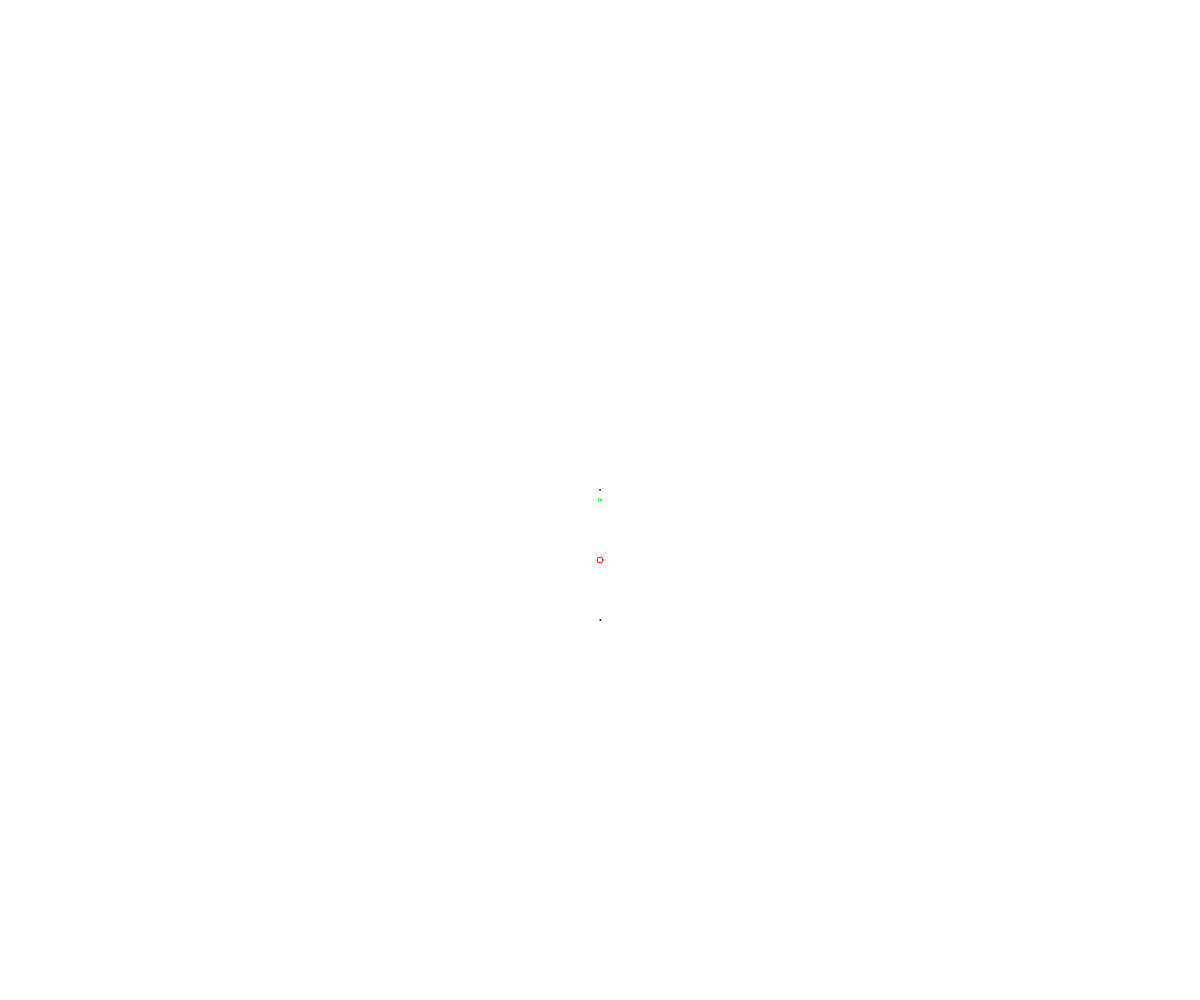
Frame 1 (no input)
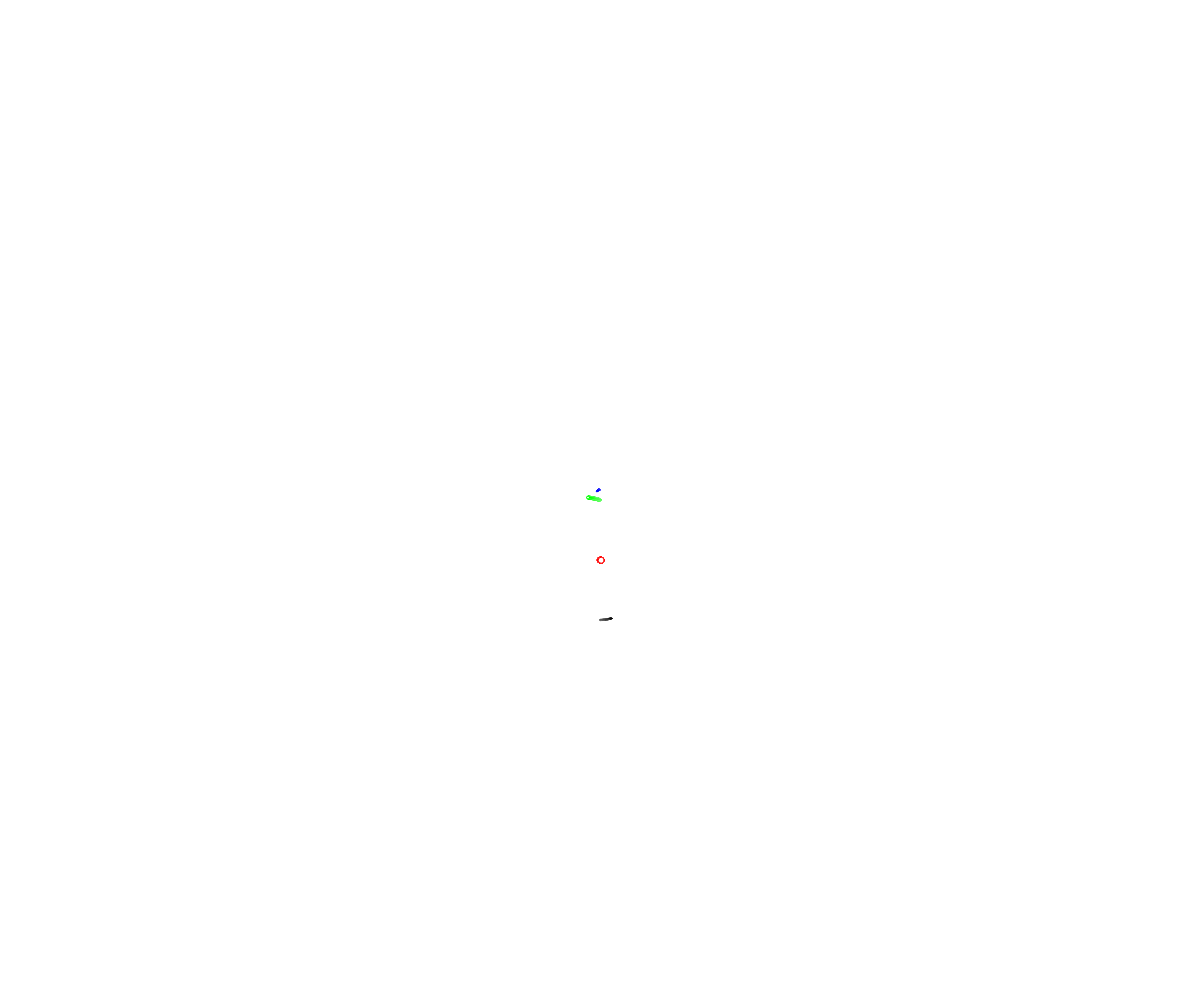
Frame 60 (no input)
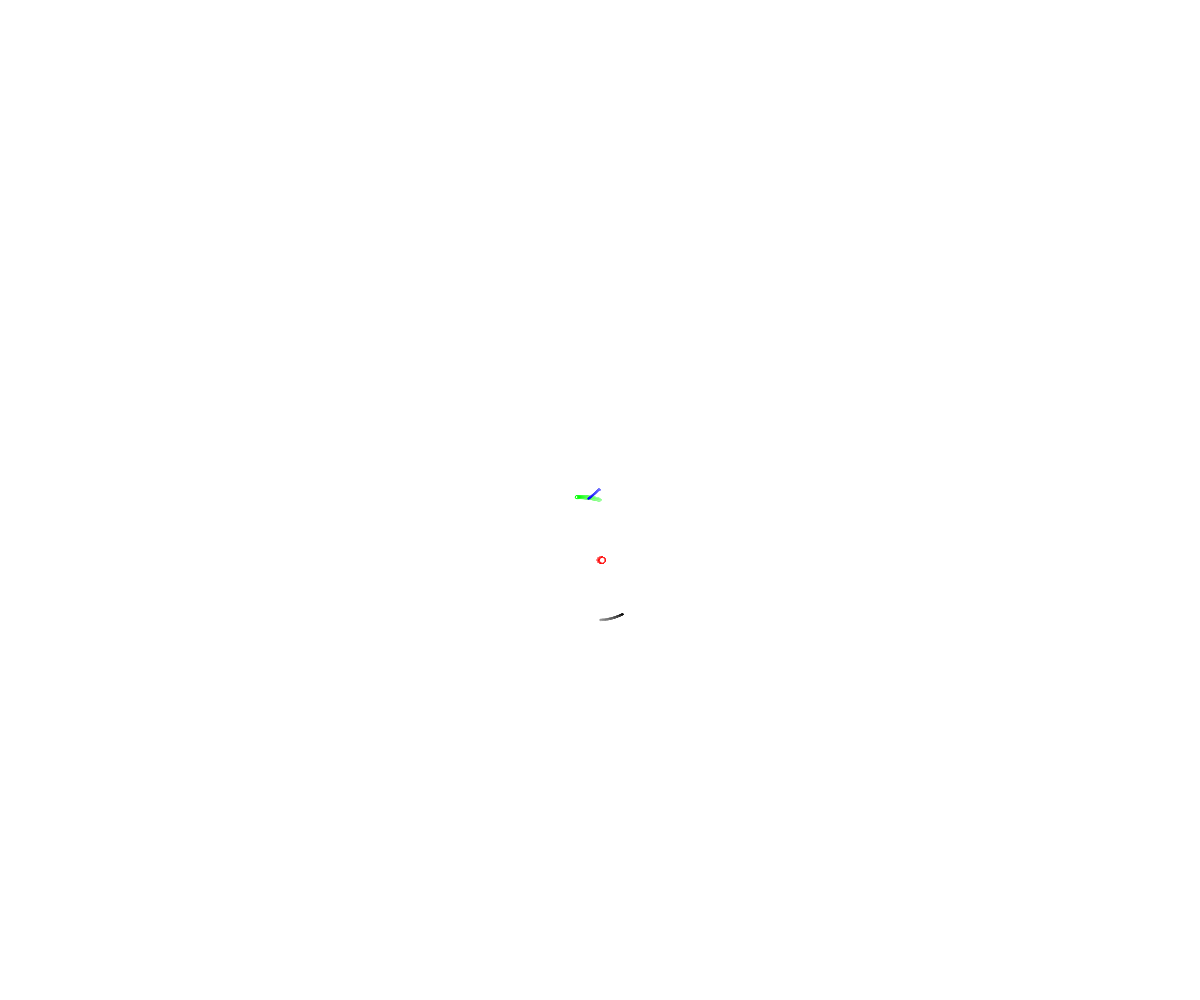
Frame 120 (the mouse pressed at the canvas centre since frame 60)

The p5.js sketch that drew these frames (run headless with seeded random() and noise() and a simulated clock; from frame 60 on, the mouse is pressed at the canvas centre):

// p5.js sketch
// ── sketch.js
// const solarMass = 2 * Math.pow(10, 30);
// const bhMass = 5 * Math.pow(10, 9) * solarMass;
const G = 6.11 * Math.pow(10, -11);
// const c = 299792458;
const pixelLength = Math.pow(10, 12);

let space;

let dt;
let time = 0;
let multDt = 0.01;
let nFrames = 10;
const fixedDt = 0.0001;
let error;

// const initIVX = 1157;
const initIVX = 965;
let dIVX = -1;
let iVx = initIVX;
let graph;
let results = [];

let markers;
let canv;

function setup() {
  createCanvas(windowWidth, windowHeight);
  
  canv = createGraphics(windowWidth, windowHeight);
  graph = createGraphics(windowWidth, windowHeight);
  graph.loadPixels();
  for (let i = 0; i < graph.width; ++i) {
    for (let j = 0; j < graph.height; ++j) {
      graph.set(i, j, color(255, 0));
    }  
  }
  graph.updatePixels();
  markers = createGraphics(windowWidth, windowHeight);
  markers.loadPixels();
  for (let i = 0; i < markers.width; ++i) {
    for (let j = 0; j < markers.height; ++j) {
      markers.set(i, j, color(255, 0));
    }  
  }
  markers.updatePixels();
  space = new Space();
  reset();
  // space.addParticle(100, 100, 0, 0, pow(10, 3), options);
  // space.addParticle(-100, -100, 0, 0, pow(10, 3), options);
  // space.addRandomGaussianField( 1000, 0, 100, 0, 100, 0, 10, 0, 10, pow(10, 9), pow(10, 10) );
  space.initImpulse();
  space.addRectWalls({
    // 'type': 'teleport',
    'type': 'bounce',
    'left': -300,
    'right': 300,
    'top': -300,
    'bottom': 300,
    'r': 0.1,
  });
  // space.setTarget({'impulse':true});
}

function draw() {
  dt = multDt / (frameRate() || 1000);
  nFrames = dt / fixedDt;
  time += floor(nFrames) * fixedDt;

  // Updating
  for (let i = 0; i < nFrames; ++i) {
    space.updateAcc(fixedDt);
    space.updateVel(fixedDt);
    space.updatePos(fixedDt);
    space.updateWalls();
  }
  space.countImpulse();

  // Drawing
  canv.resetMatrix();
  canv.translate(width / 2 - space.target.x, height / 2 - space.target.y);
  canv.background(255, 2);
  space.draw(canv);
  // resetMatrix();
  markers.resetMatrix();
  markers.translate(width / 2 - space.target.x, height / 2 -space.target.y);
  markers.clear();
  space.drawImpulse(markers);
  space.drawError(markers);
  space.countError();
  if (space.error.vn > 0.01) {
    updateGraph();
    reset();
  }
  image(canv, 0, 0);
  // image(markers, 0, 0);
  image(graph, 0, 0);
  // text("Time: " + nf(time / 3600, 0, 5) + " hours", 10, 10);
}

function reset() {
  const avg = (pow(10, 2) + pow(10, 5)) / 2;
  const options = {'m':avg, 'dm':avg-pow(10, 1)};
  options.color = color(255, 0, 0);
  space.addParticle(0, 60, 100, 30, pow(10, 5), options);
  options.color = color(0, 255, 0);
  space.addParticle(0, 0, -1000, -300, pow(10, 4), options);
  options.color = color(0, 0, 255);
  space.addParticle(0, -10, -150, -300, pow(10, 2), options);
  options.color = color(0, 0, 0);
  space.addParticle(0, 120, iVx, -30, pow(10, 1), options);
  space.initImpulse();
  if (space.targetOptions) {
    space.setTarget(Object.assign(space.targetOptions, {'needClear':false}));
  }
}

function updateGraph() {
  const x = (iVx - initIVX)/dIVX * 2;
  graph.stroke(255, 0, 0);
  graph.strokeWeight(1);
  graph.line(x, height, x, height - log(time+1) * 100);
  results.push([iVx, time]);
  console.log('Boom! ' + iVx + ' ' + nf(time, 1, 3) + ' best:' + nf((results.sort((a,b) => b[1]-a[1])[0][1]), 1, 3));
  while (space.particles.length) {
    space.particles.pop();
  }
  time = 0;
  iVx += dIVX;
}
// ── particle.js
class Particle {
  constructor(x, y, vx, vy, m, options) {
    this.x = x;
    this.y = y;
    this.vx = vx;
    this.vy = vy;
    this.ax = 0;
    this.ay = 0;
    this.m = m;

    this.options = (options || {'m':m, 'dm':1});
    this.om = this.options.m;
    this.odm = this.options.dm;

    // vars for save memory
    this.limAR = 1;
    this.limVR = 1.1;
    this.limC = 10000000;
    this.lim = 0;
    // this.trail = [this.pos.copy()];
    // this.stopped = false;
  }

  updatePos(dt) {
    this.x += this.vx * dt;  
    this.y += this.vy * dt;  
  }

  updateVel(dt) {
    this.lim = sqrt(sq(this.ax) + sq(this.ay));
    if (this.lim > this.limC) {
      this.limAR = this.limC / this.lim;
      this.ax *= this.limAR;
      this.ay *= this.limAR;
      this.vx *= this.limVR;
      this.vy *= this.limVR;
    }    

    this.vx += this.ax * dt;  
    this.vy += this.ay * dt;  
    this.ax = 0;
    this.ay = 0;
  }

  draw(layer) {
    if (layer) {
      layer.stroke(this.options.color || color(255, 0, 0));
      layer.circle(this.x, this.y, pow(map(this.m, this.om - this.odm, this.om + this.odm, 1, 216), 1/3) );
    } else {
      stroke(this.options.color || color(255, 0, 0));
      circle(this.x, this.y, pow(map(this.m, this.om - this.odm, this.om + this.odm, 1, 216), 1/3) );
    }
    // noFill();
    // beginShape();
    // for (const v of this.trail) {
    //   vertex(v.x, v.y);
    // }
    // endShape();
  }
}
// ── space.js
class Space {
  constructor(G) {
    // this.G = (G || 6.11 * Math.pow(10, -11) );
    this.G = (G || 6.11 * Math.pow(10, 2) );
    this.particles = [];
    this.walls = {'on': false};

    this.x = NaN;
    this.y = NaN;
    this.vx = NaN;
    this.vy = NaN;
    this.vn = NaN;
    this.m = NaN;
    this.initStat = {};
    this.error = {};
    this.target = {
      'x':0,
      'y':0,
    }
    this.targetOptions = {
      'needClear':false,
    };
  }

  updatePos(dt) {
    for (let p of this.particles) {
      p.updatePos(dt);
    }
  }

  updateVel(dt) {
    for (let p of this.particles) {
      p.updateVel(dt);
    }
  }

  updateAcc(dt) {
    let p0, p1, dist, dx, dy, ax, ay, mult, lim, limR;
    for (let i0 = 0; i0 < this.particles.length - 1; ++i0) {
      for (let i1 = i0 + 1; i1 < this.particles.length; ++i1) {
        p0 = this.particles[i0];
        p1 = this.particles[i1];
        dx = p1.x - p0.x;
        dy = p1.y - p0.y;
        dist = sqrt(sq(dx) + sq(dy));
        mult = this.G / pow(dist, 3);
        ax = dx * mult;
        ay = dy * mult;
        p0.ax += ax * p1.m;
        p0.ay += ay * p1.m;
        p1.ax -= ax * p0.m;
        p1.ay -= ay * p0.m;
      }
    }
  }

  updateWalls() {
    if (this.walls.on) {
      if (this.walls.type == 'bounce') {
        for (let p of this.particles) {
          if (p.x < this.walls.left) {
            p.x = this.walls.left + (this.walls.left - p.x);
            p.vx *= -this.walls.r;
          }
          if (p.x > this.walls.right) {
            p.x = this.walls.right - (p.x - this.walls.right);
            p.vx *= -this.walls.r;
          }
          if (p.y < this.walls.top) {
            p.y = this.walls.top + (this.walls.top - p.y);
            p.vy *= -this.walls.r;
          }
          if (p.y > this.walls.bottom) {
            p.y = this.walls.bottom - (p.y - this.walls.bottom);
            p.vy *= -this.walls.r;
          }
        }
      } else if (this.walls.type == 'teleport') {
        for (let p of this.particles) {
          if (p.x < this.walls.left) {
            p.x = this.walls.right - (this.walls.left - p.x);
            p.vx *= this.walls.r;
          }
          if (p.x > this.walls.right) {
            p.x = this.walls.left + (p.x - this.walls.right);
            p.vx *= this.walls.r;
          }
          if (p.y < this.walls.top) {
            p.y = this.walls.bottom - (this.walls.top - p.y);
            p.vy *= this.walls.r;
          }
          if (p.y > this.walls.bottom) {
            p.y = this.walls.top + (p.y - this.walls.bottom);
            p.vy *= this.walls.r;
          }
        }
      }
    }
  }

  draw(layer) {
    for (let p of this.particles) {
      p.draw(layer);
    }
  }

  drawImpulse(layer) {
    if (layer) {
      layer.stroke(255, 0, 0);
      // Draw center of mass
      layer.line(
        this.x - 10,
        this.y,
        this.x + 10,
        this.y,
      )
      layer.line(
        this.x,
        this.y - 10,
        this.x,
        this.y + 10,
      )
      layer.stroke(0, 255, 0);
      // Draw avg velocity
      layer.line(
        this.x,
        this.y,
        this.x + this.vx * 200,
        this.y + this.vy * 200,
      )
    } else {
      stroke(255, 0, 0);
      // Draw center of mass
      line(
        this.x - 10,
        this.y,
        this.x + 10,
        this.y,
      )
      line(
        this.x,
        this.y - 10,
        this.x,
        this.y + 10,
      )
      stroke(0, 255, 0);
      // Draw avg velocity
      line(
        this.x,
        this.y,
        this.x + this.vx * 200,
        this.y + this.vy * 200,
      )
    }
  }

  drawError(layer) {
    if (layer) {
      layer.stroke(0, 0, 255);
      layer.line(
        this.error.x,
        this.error.y,
        this.error.x + this.error.vx * 200,
        this.error.y + this.error.vy * 200,
      )
    } else {
      stroke(0, 0, 255);
      line(
        this.error.x,
        this.error.y,
        this.error.x + this.error.vx * 200,
        this.error.y + this.error.vy * 200,
      )
    }
  }

  countImpulse() {
    if (this.particles.length) {
      this.x = 0;
      this.y = 0;
      this.vx = 0;
      this.vy = 0;
      this.vn = 0;
      this.m = 0;
      for (let p of this.particles) {
        this.x += p.x * p.m;
        this.y += p.y * p.m;
        this.vx += p.vx * p.m;
        this.vy += p.vy * p.m;
        this.m += p.m;
      }
      this.x /= this.m;
      this.y /= this.m;
      this.vx /= this.m;
      this.vy /= this.m;
      this.vn = sqrt(sq(this.vx) + sq(this.vy));
    } else {
      this.x = NaN;
      this.y = NaN;
      this.vx = NaN;
      this.vy = NaN;
      this.vn = NaN;
      this.m = NaN;
    }
  }

  countError() {
    this.error.x = this.x - this.initStat.x;
    this.error.y = this.y - this.initStat.y;
    this.error.vx = this.vx - this.initStat.vx;
    this.error.vy = this.vy - this.initStat.vy;
    this.error.vn = sqrt(sq(this.error.vx) + sq(this.error.vy));
    this.error.m = this.m - this.initStat.m;
  }

  initImpulse() {
    this.countImpulse();
    this.initStat.x = this.x;
    this.initStat.y = this.y;
    this.initStat.vx = this.vx;
    this.initStat.vy = this.vy;
    this.initStat.vn = this.vn;
    this.initStat.m = this.m;
  }

  setTarget(options) {
  // Using
  // space.setTarget({'index':0, 'layers':[canv, markers]})
    if (options.needClear) {
      if (options.layers) {
        for (let l of options.layers) {
          l.clear();
        }
      }
      background(255);
    }
    if (options.impulse) {
      this.target = this;
    } else if (options.index) {
      this.target = (this.particles[options.index] || this.target);
    }
    this.targetOptions = Object.assign({}, options);
  }

  addParticle(x, y, vx, vy, m, options) {
    this.particles.push( new Particle(x, y, vx, vy, m, Object.assign({}, options) ) );
  }

  addRandomGaussianField(count, x, dx, y, dy, vx, dvx, vy, dvy, m, dm) {
    for (let i = 0; i < count; ++i) {
      this.addParticle(randomGaussian(x, dx),
                       randomGaussian(y, dy),
                       randomGaussian(vx, dvx),
                       randomGaussian(vy, dvy),
                       randomGaussian(m, dm),
                       {'m':m, 'dm':dm}
                      );
    }
  }

  addRectWalls(options) {
    this.walls.on = true;
    this.walls.type = (options.type || 'bounce');
    this.walls.left = (options.left || -100);
    this.walls.right = (options.right || 100);
    this.walls.top = (options.top || -100);
    this.walls.bottom = (options.bottom || 100);
    this.walls.r = (options.r || 1);
  }
}
// ── style.css
html, body {
  margin: 0;
  padding: 0;
}
#settingsDiv {
  height: 30px;
  line-height: 30px;
  justify-content: center;
  padding: 10px;
}
.settings {
  margin: 2px;
  font-family: monospace;
  white-space: pre;
}
canvas {
  display: block;
}
